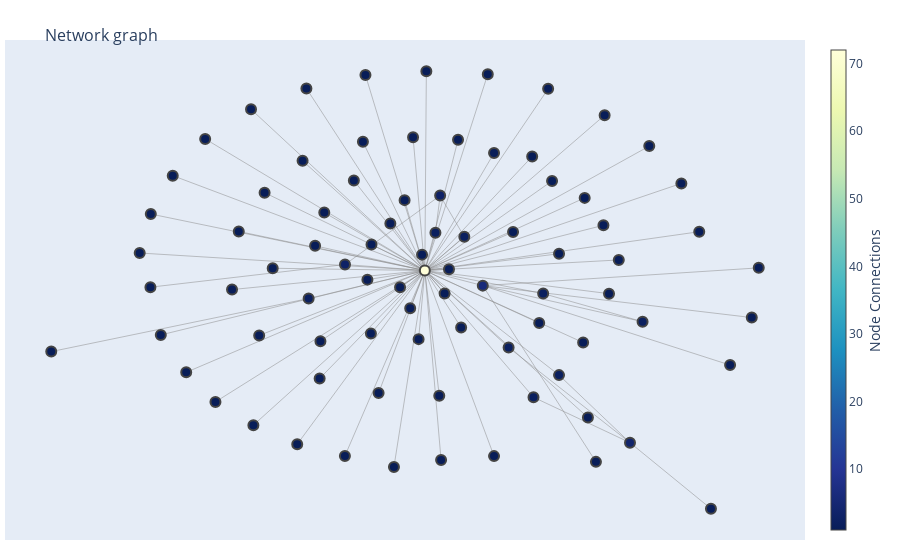

The cell this chart's notebook holds for it:
### Code cell
import networkx as nx
from plotly import graph_objects as go

# Convert the strings back to dictionaries
nodes = n.nodes
edges = n.edges

# Create the graph
G = nx.Graph()

# Add nodes and edges to the graph
for node, attr in nodes.items():
    G.add_node(node, **attr)

for edge, attr in edges.items():
    G.add_edge(*edge, **attr)

# Get positions for the nodes in G
pos = nx.spring_layout(G)

# Create Edges
edge_trace = go.Scatter(
    x=[],
    y=[],
    line=dict(width=0.5, color='#888'),
    hoverinfo='none',
    mode='lines')

for edge in G.edges():
    x0, y0 = pos[edge[0]]
    x1, y1 = pos[edge[1]]
    edge_trace['x'] += tuple([x0, x1, None])
    edge_trace['y'] += tuple([y0, y1, None])

# Create Nodes
node_trace = go.Scatter(
    x=[],
    y=[],
    text=[],
    mode='markers',
    hoverinfo='text',
    marker=dict(
        showscale=True,
        colorscale='YlGnBu',
        reversescale=True,
        color=[],
        size=10,
        colorbar=dict(
            thickness=15,
            title='Node Connections',
            xanchor='left',
            titleside='right'
        ),
        line=dict(width=2)))

for node in G.nodes():
    x, y = pos[node]
    node_trace['x'] += tuple([x])
    node_trace['y'] += tuple([y])

# Color Node Points
for node, adjacencies in enumerate(G.adjacency()):
    node_trace['marker']['color'] += tuple([len(adjacencies[1])])
    node_info = 'Name: ' + str(adjacencies[0]) + '<br># of connections: ' + str(len(adjacencies[1]))
    node_trace['text'] += tuple([node_info])

# Create Network Graph
fig = go.Figure(data=[edge_trace, node_trace],
             layout=go.Layout(
                title='<br>Network graph',
                titlefont=dict(size=16),
                showlegend=False,
                hovermode='closest',
                margin=dict(b=20,l=5,r=5,t=40),
                xaxis=dict(showgrid=False, zeroline=False, showticklabels=False),
                yaxis=dict(showgrid=False, zeroline=False, showticklabels=False)))

fig.show()

### Figure 1 — Plotly figure (JSON) as saved in the notebook; plotly's stock layout.template omitted (floating-point values rounded to 4 significant figures; data arrays with more than 128 entries replaced by an {"elided": "..."} marker saying what was removed)
{"data": [{"hoverinfo": "none", "line": {"color": "#888", "width": 0.5}, "mode": "lines", "type": "scatter", "x": {"elided": "261 float values"}, "y": {"elided": "261 float values"}}, {"hoverinfo": "text", "marker": {"color": [4, 1, 2, 2, 72, 2, 1, 1, 1, 1, 1, 1, 1, 1, 1, 1, 1, 1, 1, 1, 1, 2, 1, 1, 1, 1, 2, 1, 1, 1, 6, 1, 1, 1, 1, 1, 1, 1, 1, 1, 1, 1, 3, 1, 1, 1, 1, 1, 1, 1, 1, 1, 1, 1, 1, 1, 1, 1, 1, 2, 1, 1, 1, 2, 1, 1, 3, 1, 1, 1, 1, 1, 1, 1, 1, 1, 1, 1, 1, 1, 1, 1, 2], "colorbar": {"thickness": 15, "title": {"side": "right", "text": "Node Connections"}, "xanchor": "left"}, "colorscale": [[0, "rgb(255,255,217)"], [0.125, "rgb(237,248,177)"], [0.25, "rgb(199,233,180)"], [0.375, "rgb(127,205,187)"], [0.5, "rgb(65,182,196)"], [0.625, "rgb(29,145,192)"], [0.75, "rgb(34,94,168)"], [0.875, "rgb(37,52,148)"], [1, "rgb(8,29,88)"]], "line": {"width": 2}, "reversescale": true, "showscale": true, "size": 10}, "mode": "markers", "text": ["Name: 3<br># of connections: 4", "Name: test.py<br># of connections: 1", "Name: pyce.py<br># of connections: 2", "Name: ignore<br># of connections: 2", "Name: 2<br># of connections: 72", "Name: anonymize.py<br># of connections: 2", "Name: git2net.py<br># of connections: 1", "Name: .gitignore<br># of connections: 1", "Name: test_visualisation.py<br># of connections: 1", "Name: test_extract_coedits.py<br># of connections: 1", "Name: test_git2net.py<br># of connections: 1", "Name: test_identify_edits.py<br># of connections: 1", "Name: test_extract_edits.py<br># of connections: 1", "Name: test_extract_editing_paths.py<br># of connections: 1", "Name: test_get_original_line_number.py<br># of connections: 1", "Name: get_previous_names.py<br># of connections: 1", "Name: test_get_unified_changes.py<br># of connections: 1", "Name: test_identify_file_renaming.py<br># of connections: 1", "Name: test_get_path_to_origin.py<br># of connections: 1", "Name: test_get_paths_to_origin.py<br># of connections: 1", "Name: get_original_line_number.md<br># of connections: 1", "Name: README.md<br># of connections: 2", "Name: __init__.py<br># of connections: 1", "Name: setup.py<br># of connections: 1", "Name: test_functions.py<br># of connections: 1", "Name: test_repo_1.zip<br># of connections: 1", "Name: requirements.txt<br># of connections: 2", "Name: LICENSE.txt<br># of connections: 1", "Name: bug_report.md<br># of connections: 1", "Name: feature_request.md<br># of connections: 1", "Name: extraction.py<br># of connections: 6", "Name: _test_extract_editing_paths.py<br># of connections: 1", "Name: _test_extract_edits.py<br># of connections: 1", "Name: _test_get_original_line_number.py<br># of connections: 1", "Name: _test_get_paths_to_origin.py<br># of connections: 1", "Name: _test_get_unified_changes.py<br># of connections: 1", "Name: _test_git2net.py<br># of connections: 1", "Name: _test_identify_edits.py<br># of connections: 1", "Name: _test_identify_file_renaming.py<br># of connections: 1", "Name: _test_visualisation.py<br># of connections: 1", "Name: visualisation.py<br># of connections: 1", "Name: .gitmodules<br># of connections: 1", "Name: TUTORIAL.ipynb<br># of connections: 3", "Name: 4<br># of connections: 1", "Name: .editorconfig<br># of connections: 1", "Name: .gitattributes<br># of connections: 1", "Name: funding.yml<br># of connections: 1", "Name: security.md<br># of connections: 1", "Name: .npmrc<br># of connections: 1", "Name: .travis.yml<br># of connections: 1", "Name: binary-extensions.json<br># of connections: 1", "Name: binary-extensions.json.d.ts<br># of connections: 1", "Name: index.d.ts<br># of connections: 1", "Name: index.js<br># of connections: 1", "Name: index.test-d.ts<br># of connections: 1", "Name: license<br># of connections: 1", "Name: package.json<br># of connections: 1", "Name: readme.md<br># of connections: 1", "Name: test.js<br># of connections: 1", "Name: command_line.py<br># of connections: 2", "Name: 6<br># of connections: 1", "Name: 5<br># of connections: 1", "Name: 1<br># of connections: 1", "Name: disambiguation.py<br># of connections: 2", "Name: pyproject.toml<br># of connections: 1", "Name: setup.cfg<br># of connections: 1", "Name: 0<br># of connections: 3", "Name: python-app.yml<br># of connections: 1", "Name: python-publish.yml<br># of connections: 1", "Name: Makefile<br># of connections: 1", "Name: make.bat<br># of connections: 1", "Name: conf.py<br># of connections: 1", "Name: git2net.rst<br># of connections: 1", "Name: index.rst<br># of connections: 1", "Name: getting_started.rst<br># of connections: 1", "Name: modules.rst<br># of connections: 1", "Name: index.html<br># of connections: 1", "Name: api_reference.rst<br># of connections: 1", "Name: overview_installation.rst<br># of connections: 1", "Name: complexity.py<br># of connections: 1", "Name: 9<br># of connections: 1", "Name: 8<br># of connections: 1", "Name: 7<br># of connections: 2"], "type": "scatter", "x": [0.5381, 0.7533, 0.2155, 0.3495, -0.007133, 0.2817, 0.05702, -0.1597, -0.5195, -0.7649, -0.1489, -0.003121, -0.03842, 0.08935, -0.06094, 0.2781, -0.3463, 0.1601, 0.03119, -0.332, 0.4135, 0.02101, -0.01455, -0.0988, -0.07301, 0.2273, 0.09779, -0.2846, -0.1958, -0.4115, 0.1469, -0.433, -0.13, 0.4824, 0.4177, -0.4474, 0.5083, 0.331, 0.1768, -0.2867, 0.04544, 0.7221, -0.2193, 0.8618, 0.4707, -0.4628, 0.1768, -0.7088, 0.6746, -0.5636, 0.4263, -0.165, -0.2196, -0.4691, -0.6771, 0.5893, 0.3205, -0.5909, -0.08923, -0.3159, -0.7364, 0.8042, -1, 0.3073, -0.3219, -0.04606, 0.03355, -0.1505, -0.1717, 0.03605, -0.7354, 0.3495, -0.02375, 0.4675, -0.2744, -0.2988, -0.5016, 0.0811, -0.6413, 0.2968, 0.4476, 0.8803, 0.5715], "y": [-0.6483, -0.9024, -0.2823, -0.3886, 0.01347, -0.4737, 0.01886, -0.02145, -0.05968, 0.08088, 0.1134, 0.7797, 0.526, -0.2056, 0.2842, 0.4518, -0.6544, 0.7686, -0.4679, 0.4353, -0.2633, 0.1589, 0.07464, 0.1944, -0.05058, 0.1615, 0.143, -0.2582, 0.3595, 0.02226, -0.04454, 0.313, -0.4577, -0.07548, 0.2928, -0.236, 0.05415, 0.358, 0.465, -0.4017, -0.0745, 0.1628, 0.03657, -0.1674, 0.6107, -0.5809, -0.7, -0.2341, 0.3485, -0.4915, -0.5514, 0.7652, -0.6993, 0.6335, 0.3783, 0.4919, 0.712, 0.5195, -0.7416, -0.09406, -0.05051, -0.3499, -0.2982, -0.07519, 0.7137, -0.1313, 0.3016, -0.2283, 0.5085, -0.7154, 0.2308, 0.07815, -0.2502, 0.1874, 0.2362, 0.1087, 0.1638, 0.5162, -0.3778, -0.1883, -0.7221, 0.02378, -0.1832]}], "layout": {"hovermode": "closest", "margin": {"b": 20, "l": 5, "r": 5, "t": 40}, "showlegend": false, "title": {"font": {"size": 16}, "text": "<br>Network graph"}, "xaxis": {"showgrid": false, "showticklabels": false, "zeroline": false}, "yaxis": {"showgrid": false, "showticklabels": false, "zeroline": false}}}
